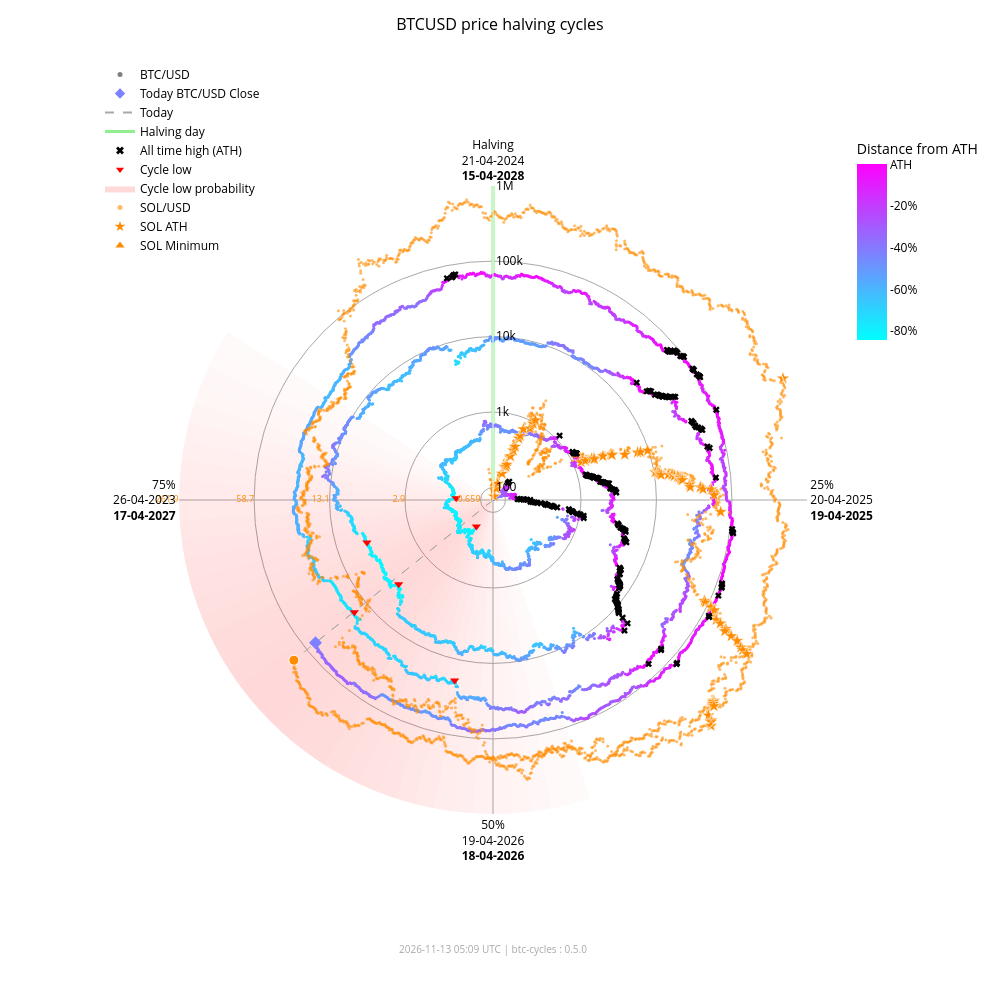

The notebook cell saved with this chart:
### Markdown cell above
### Interactive chart with overlay

### Code cell
fig_overlay_interactive = btc.plot(
    kind="interactive",
    from_date="2012-11-28",
    overlay=sol,
)
fig_overlay_interactive.show(config={"scrollZoom": True, "displayModeBar": True})

### Figure 1 — Plotly figure (JSON) as saved in the notebook; plotly's stock layout.template omitted (floating-point values rounded to 4 significant figures; data arrays with more than 128 entries replaced by an {"elided": "..."} marker saying what was removed)
{"data": [{"fill": "toself", "fillcolor": "rgba(255,0,0,0.018306980149439524)", "hoverinfo": "skip", "line": {"width": 0}, "mode": "lines", "r": [68.43, 1000000, 1000000, 68.43, 68.43], "showlegend": false, "theta": [162.0, 162.0, 165.6, 165.6, 162.0], "type": "scatterpolar"}, {"fill": "toself", "fillcolor": "rgba(255,0,0,0.02405911634527998)", "hoverinfo": "skip", "line": {"width": 0}, "mode": "lines", "r": [68.43, 1000000, 1000000, 68.43, 68.43], "showlegend": false, "theta": [165.6, 165.6, 169.2, 169.2, 165.6], "type": "scatterpolar"}, {"fill": "toself", "fillcolor": "rgba(255,0,0,0.030803449372254352)", "hoverinfo": "skip", "line": {"width": 0}, "mode": "lines", "r": [68.43, 1000000, 1000000, 68.43, 68.43], "showlegend": false, "theta": [169.2, 169.2, 172.8, 172.8, 169.2], "type": "scatterpolar"}, {"fill": "toself", "fillcolor": "rgba(255,0,0,0.03847233586005252)", "hoverinfo": "skip", "line": {"width": 0}, "mode": "lines", "r": [68.43, 1000000, 1000000, 68.43, 68.43], "showlegend": false, "theta": [172.8, 172.8, 176.4, 176.4, 172.8], "type": "scatterpolar"}, {"fill": "toself", "fillcolor": "rgba(255,0,0,0.04694405159551339)", "hoverinfo": "skip", "line": {"width": 0}, "mode": "lines", "r": [68.43, 1000000, 1000000, 68.43, 68.43], "showlegend": false, "theta": [176.4, 176.4, 180.0, 180.0, 176.4], "type": "scatterpolar"}, {"fill": "toself", "fillcolor": "rgba(255,0,0,0.05605603979818329)", "hoverinfo": "skip", "line": {"width": 0}, "mode": "lines", "r": [68.43, 1000000, 1000000, 68.43, 68.43], "showlegend": false, "theta": [180.0, 180.0, 183.6, 183.6, 180.0], "type": "scatterpolar"}, {"fill": "toself", "fillcolor": "rgba(255,0,0,0.06562330627802694)", "hoverinfo": "skip", "line": {"width": 0}, "mode": "lines", "r": [68.43, 1000000, 1000000, 68.43, 68.43], "showlegend": false, "theta": [183.6, 183.6, 187.2, 187.2, 183.6], "type": "scatterpolar"}, {"fill": "toself", "fillcolor": "rgba(255,0,0,0.07545707932574237)", "hoverinfo": "skip", "line": {"width": 0}, "mode": "lines", "r": [68.43, 1000000, 1000000, 68.43, 68.43], "showlegend": false, "theta": [187.2, 187.2, 190.8, 190.8, 187.2], "type": "scatterpolar"}, {"fill": "toself", "fillcolor": "rgba(255,0,0,0.08537841060169407)", "hoverinfo": "skip", "line": {"width": 0}, "mode": "lines", "r": [68.43, 1000000, 1000000, 68.43, 68.43], "showlegend": false, "theta": [190.8, 190.8, 194.4, 194.4, 190.8], "type": "scatterpolar"}, {"fill": "toself", "fillcolor": "rgba(255,0,0,0.09522272137134848)", "hoverinfo": "skip", "line": {"width": 0}, "mode": "lines", "r": [68.43, 1000000, 1000000, 68.43, 68.43], "showlegend": false, "theta": [194.4, 194.4, 198.0, 198.0, 194.4], "type": "scatterpolar"}, {"fill": "toself", "fillcolor": "rgba(255,0,0,0.10483418800389058)", "hoverinfo": "skip", "line": {"width": 0}, "mode": "lines", "r": [68.43, 1000000, 1000000, 68.43, 68.43], "showlegend": false, "theta": [198.0, 198.0, 201.6, 201.6, 198.0], "type": "scatterpolar"}, {"fill": "toself", "fillcolor": "rgba(255,0,0,0.11405248627197925)", "hoverinfo": "skip", "line": {"width": 0}, "mode": "lines", "r": [68.43, 1000000, 1000000, 68.43, 68.43], "showlegend": false, "theta": [201.6, 201.6, 205.2, 205.2, 201.6], "type": "scatterpolar"}, {"fill": "toself", "fillcolor": "rgba(255,0,0,0.12269756305009562)", "hoverinfo": "skip", "line": {"width": 0}, "mode": "lines", "r": [68.43, 1000000, 1000000, 68.43, 68.43], "showlegend": false, "theta": [205.2, 205.2, 208.8, 208.8, 205.2], "type": "scatterpolar"}, {"fill": "toself", "fillcolor": "rgba(255,0,0,0.13055959037792858)", "hoverinfo": "skip", "line": {"width": 0}, "mode": "lines", "r": [68.43, 1000000, 1000000, 68.43, 68.43], "showlegend": false, "theta": [208.8, 208.8, 212.4, 212.4, 208.8], "type": "scatterpolar"}, {"fill": "toself", "fillcolor": "rgba(255,0,0,0.13740037014073872)", "hoverinfo": "skip", "line": {"width": 0}, "mode": "lines", "r": [68.43, 1000000, 1000000, 68.43, 68.43], "showlegend": false, "theta": [212.4, 212.4, 216.0, 216.0, 212.4], "type": "scatterpolar"}, {"fill": "toself", "fillcolor": "rgba(255,0,0,0.14296927208088228)", "hoverinfo": "skip", "line": {"width": 0}, "mode": "lines", "r": [68.43, 1000000, 1000000, 68.43, 68.43], "showlegend": false, "theta": [216.0, 216.0, 219.6, 219.6, 216.0], "type": "scatterpolar"}, {"fill": "toself", "fillcolor": "rgba(255,0,0,0.14703219887325494)", "hoverinfo": "skip", "line": {"width": 0}, "mode": "lines", "r": [68.43, 1000000, 1000000, 68.43, 68.43], "showlegend": false, "theta": [219.6, 219.6, 223.2, 223.2, 219.6], "type": "scatterpolar"}, {"fill": "toself", "fillcolor": "rgba(255,0,0,0.14940752827264187)", "hoverinfo": "skip", "line": {"width": 0}, "mode": "lines", "r": [68.43, 1000000, 1000000, 68.43, 68.43], "showlegend": false, "theta": [223.2, 223.2, 226.8, 226.8, 223.2], "type": "scatterpolar"}, {"fill": "toself", "fillcolor": "rgba(255,0,0,0.15)", "hoverinfo": "skip", "line": {"width": 0}, "mode": "lines", "r": [68.43, 1000000, 1000000, 68.43, 68.43], "showlegend": false, "theta": [226.8, 226.8, 230.4, 230.4, 226.8], "type": "scatterpolar"}, {"fill": "toself", "fillcolor": "rgba(255,0,0,0.14882314851976614)", "hoverinfo": "skip", "line": {"width": 0}, "mode": "lines", "r": [68.43, 1000000, 1000000, 68.43, 68.43], "showlegend": false, "theta": [230.4, 230.4, 234.0, 234.0, 230.4], "type": "scatterpolar"}, {"fill": "toself", "fillcolor": "rgba(255,0,0,0.14600334989350275)", "hoverinfo": "skip", "line": {"width": 0}, "mode": "lines", "r": [68.43, 1000000, 1000000, 68.43, 68.43], "showlegend": false, "theta": [234.0, 234.0, 237.6, 237.6, 234.0], "type": "scatterpolar"}, {"fill": "toself", "fillcolor": "rgba(255,0,0,0.14176315293000513)", "hoverinfo": "skip", "line": {"width": 0}, "mode": "lines", "r": [68.43, 1000000, 1000000, 68.43, 68.43], "showlegend": false, "theta": [237.6, 237.6, 241.2, 241.2, 237.6], "type": "scatterpolar"}, {"fill": "toself", "fillcolor": "rgba(255,0,0,0.1363869302869166)", "hoverinfo": "skip", "line": {"width": 0}, "mode": "lines", "r": [68.43, 1000000, 1000000, 68.43, 68.43], "showlegend": false, "theta": [241.2, 241.2, 244.8, 244.8, 241.2], "type": "scatterpolar"}, {"fill": "toself", "fillcolor": "rgba(255,0,0,0.13017643696734477)", "hoverinfo": "skip", "line": {"width": 0}, "mode": "lines", "r": [68.43, 1000000, 1000000, 68.43, 68.43], "showlegend": false, "theta": [244.8, 244.8, 248.4, 248.4, 244.8], "type": "scatterpolar"}, {"fill": "toself", "fillcolor": "rgba(255,0,0,0.1234063302665758)", "hoverinfo": "skip", "line": {"width": 0}, "mode": "lines", "r": [68.43, 1000000, 1000000, 68.43, 68.43], "showlegend": false, "theta": [248.4, 248.4, 252.0, 252.0, 248.4], "type": "scatterpolar"}, {"fill": "toself", "fillcolor": "rgba(255,0,0,0.11628949020714345)", "hoverinfo": "skip", "line": {"width": 0}, "mode": "lines", "r": [68.43, 1000000, 1000000, 68.43, 68.43], "showlegend": false, "theta": [252.0, 252.0, 255.6, 255.6, 252.0], "type": "scatterpolar"}, {"fill": "toself", "fillcolor": "rgba(255,0,0,0.108959277972535)", "hoverinfo": "skip", "line": {"width": 0}, "mode": "lines", "r": [68.43, 1000000, 1000000, 68.43, 68.43], "showlegend": false, "theta": [255.6, 255.6, 259.2, 259.2, 255.6], "type": "scatterpolar"}, {"fill": "toself", "fillcolor": "rgba(255,0,0,0.1014715299920515)", "hoverinfo": "skip", "line": {"width": 0}, "mode": "lines", "r": [68.43, 1000000, 1000000, 68.43, 68.43], "showlegend": false, "theta": [259.2, 259.2, 262.8, 262.8, 259.2], "type": "scatterpolar"}, {"fill": "toself", "fillcolor": "rgba(255,0,0,0.09382430417652897)", "hoverinfo": "skip", "line": {"width": 0}, "mode": "lines", "r": [68.43, 1000000, 1000000, 68.43, 68.43], "showlegend": false, "theta": [262.8, 262.8, 266.4, 266.4, 262.8], "type": "scatterpolar"}, {"fill": "toself", "fillcolor": "rgba(255,0,0,0.08598937207621672)", "hoverinfo": "skip", "line": {"width": 0}, "mode": "lines", "r": [68.43, 1000000, 1000000, 68.43, 68.43], "showlegend": false, "theta": [266.4, 266.4, 270.0, 270.0, 266.4], "type": "scatterpolar"}, {"fill": "toself", "fillcolor": "rgba(255,0,0,0.07794710108398434)", "hoverinfo": "skip", "line": {"width": 0}, "mode": "lines", "r": [68.43, 1000000, 1000000, 68.43, 68.43], "showlegend": false, "theta": [270.0, 270.0, 273.6, 273.6, 270.0], "type": "scatterpolar"}, {"fill": "toself", "fillcolor": "rgba(255,0,0,0.06971614429145927)", "hoverinfo": "skip", "line": {"width": 0}, "mode": "lines", "r": [68.43, 1000000, 1000000, 68.43, 68.43], "showlegend": false, "theta": [273.6, 273.6, 277.2, 277.2, 273.6], "type": "scatterpolar"}, {"fill": "toself", "fillcolor": "rgba(255,0,0,0.061371174705723626)", "hoverinfo": "skip", "line": {"width": 0}, "mode": "lines", "r": [68.43, 1000000, 1000000, 68.43, 68.43], "showlegend": false, "theta": [277.2, 277.2, 280.8, 280.8, 277.2], "type": "scatterpolar"}, {"fill": "toself", "fillcolor": "rgba(255,0,0,0.05304520605236535)", "hoverinfo": "skip", "line": {"width": 0}, "mode": "lines", "r": [68.43, 1000000, 1000000, 68.43, 68.43], "showlegend": false, "theta": [280.8, 280.8, 284.4, 284.4, 280.8], "type": "scatterpolar"}, {"fill": "toself", "fillcolor": "rgba(255,0,0,0.044916938988340704)", "hoverinfo": "skip", "line": {"width": 0}, "mode": "lines", "r": [68.43, 1000000, 1000000, 68.43, 68.43], "showlegend": false, "theta": [284.4, 284.4, 288.0, 288.0, 284.4], "type": "scatterpolar"}, {"fill": "toself", "fillcolor": "rgba(255,0,0,0.0371870550186571)", "hoverinfo": "skip", "line": {"width": 0}, "mode": "lines", "r": [68.43, 1000000, 1000000, 68.43, 68.43], "showlegend": false, "theta": [288.0, 288.0, 291.6, 291.6, 288.0], "type": "scatterpolar"}, {"fill": "toself", "fillcolor": "rgba(255,0,0,0.030049603184432498)", "hoverinfo": "skip", "line": {"width": 0}, "mode": "lines", "r": [68.43, 1000000, 1000000, 68.43, 68.43], "showlegend": false, "theta": [291.6, 291.6, 295.2, 295.2, 291.6], "type": "scatterpolar"}, {"fill": "toself", "fillcolor": "rgba(255,0,0,0.023665126797805223)", "hoverinfo": "skip", "line": {"width": 0}, "mode": "lines", "r": [68.43, 1000000, 1000000, 68.43, 68.43], "showlegend": false, "theta": [295.2, 295.2, 298.8, 298.8, 295.2], "type": "scatterpolar"}, {"fill": "toself", "fillcolor": "rgba(255,0,0,0.018141004067302662)", "hoverinfo": "skip", "line": {"width": 0}, "mode": "lines", "r": [68.43, 1000000, 1000000, 68.43, 68.43], "showlegend": false, "theta": [298.8, 298.8, 302.4, 302.4, 298.8], "type": "scatterpolar"}, {"hoverinfo": "skip", "line": {"color": "darkgrey", "dash": "dash", "width": 1}, "mode": "lines", "r": [68.43, 71340.0], "showlegend": false, "theta": [231.2, 231.2], "type": "scatterpolar"}, {"hoverinfo": "skip", "line": {"color": "darkgrey", "dash": "dash", "width": 1}, "mode": "lines", "r": [68.43, 166400.0], "showlegend": false, "theta": [231.2, 231.2], "type": "scatterpolar"}, {"hoverinfo": "skip", "line": {"color": "lightgreen", "width": 3}, "mode": "lines", "r": [68.43, 1000000], "showlegend": false, "theta": [0, 0], "type": "scatterpolar"}, {"hoverinfo": "text", "marker": {"color": {"elided": "4948 str values"}, "size": 3}, "mode": "markers", "r": {"elided": "4948 float values"}, "showlegend": false, "text": {"elided": "4948 str values"}, "theta": {"elided": "4948 float values"}, "type": "scatterpolar"}, {"hoverinfo": "text", "marker": {"color": "#FF8C00", "opacity": 0.6, "size": 3}, "mode": "markers", "r": {"elided": "2408 float values"}, "showlegend": false, "text": {"elided": "2408 str values"}, "theta": {"elided": "2408 float values"}, "type": "scatterpolar"}, {"hoverinfo": "text", "marker": {"color": "#7e81ff", "size": 10, "symbol": "diamond"}, "mode": "markers", "r": [71340.0], "showlegend": false, "text": ["Today<br>Date: 2026-11-12<br>Price: $71,342.97"], "theta": [231.2], "type": "scatterpolar"}, {"hoverinfo": "text", "marker": {"color": "#FF8C00", "line": {"color": "white", "width": 1}, "size": 10, "symbol": "circle"}, "mode": "markers", "r": [166400.0], "showlegend": false, "text": ["Today SOL<br>Date: 2026-11-12<br>Price: $81.66"], "theta": [231.2], "type": "scatterpolar"}, {"hoverinfo": "text", "marker": {"color": "#FF8C00", "line": {"color": "white", "width": 0.5}, "size": 10, "symbol": "star"}, "mode": "markers", "r": [68.43, 76.69, 98.28, 115.1, 160.2, 199.2, 200.3, 203.8, 217.3, 287.8, 349.8, 397.3, 523.3, 573.2, 718.1, 798.5, 948.0, 1078.0, 1271.0, 1461.0, 1785.0, 1908.0, 1917.0, 2530.0, 3215.0, 3302.0, 3322.0, 4795.0, 7121.0, 7760.0, 9679.0, 10370.0, 11210.0, 11600.0, 11830.0, 12190.0, 15220.0, 16990.0, 18090.0, 20010.0, 20730.0, 21720.0, 21920.0, 22700.0, 28100.0, 28410.0, 38550.0, 41750.0, 54000.0, 58230.0, 71670.0, 86520.0, 90770.0, 111800.0, 112400.0, 128500.0, 155700.0, 182600.0, 229400.0, 231200.0, 295100.0, 371400.0, 451600.0, 493500.0, 583700.0, 612100.0, 618900.0, 644000.0, 686600.0, 744100.0, 879500.0, 907500.0, 980900.0, 1000000.0], "showlegend": false, "text": ["SOL ATH<br>Date: 2020-04-10<br>Price: $0.95", "SOL ATH<br>Date: 2020-07-12<br>Price: $1.02", "SOL ATH<br>Date: 2020-07-13<br>Price: $1.18", "SOL ATH<br>Date: 2020-07-15<br>Price: $1.29", "SOL ATH<br>Date: 2020-07-26<br>Price: $1.57", "SOL ATH<br>Date: 2020-07-27<br>Price: $1.78", "SOL ATH<br>Date: 2020-07-28<br>Price: $1.78", "SOL ATH<br>Date: 2020-08-03<br>Price: $1.80", "SOL ATH<br>Date: 2020-08-04<br>Price: $1.87", "SOL ATH<br>Date: 2020-08-06<br>Price: $2.21", "SOL ATH<br>Date: 2020-08-08<br>Price: $2.47", "SOL ATH<br>Date: 2020-08-09<br>Price: $2.67", "SOL ATH<br>Date: 2020-08-10<br>Price: $3.13", "SOL ATH<br>Date: 2020-08-11<br>Price: $3.30", "SOL ATH<br>Date: 2020-08-12<br>Price: $3.77", "SOL ATH<br>Date: 2020-08-28<br>Price: $4.01", "SOL ATH<br>Date: 2020-08-30<br>Price: $4.44", "SOL ATH<br>Date: 2020-08-31<br>Price: $4.78", "SOL ATH<br>Date: 2021-02-02<br>Price: $5.27", "SOL ATH<br>Date: 2021-02-03<br>Price: $5.72", "SOL ATH<br>Date: 2021-02-04<br>Price: $6.43", "SOL ATH<br>Date: 2021-02-05<br>Price: $6.68", "SOL ATH<br>Date: 2021-02-07<br>Price: $6.70", "SOL ATH<br>Date: 2021-02-08<br>Price: $7.88", "SOL ATH<br>Date: 2021-02-10<br>Price: $9.07", "SOL ATH<br>Date: 2021-02-11<br>Price: $9.22", "SOL ATH<br>Date: 2021-02-12<br>Price: $9.25", "SOL ATH<br>Date: 2021-02-19<br>Price: $11.47", "SOL ATH<br>Date: 2021-02-22<br>Price: $14.45", "SOL ATH<br>Date: 2021-02-23<br>Price: $15.20", "SOL ATH<br>Date: 2021-02-24<br>Price: $17.30", "SOL ATH<br>Date: 2021-03-28<br>Price: $18.02", "SOL ATH<br>Date: 2021-03-29<br>Price: $18.85", "SOL ATH<br>Date: 2021-03-30<br>Price: $19.23", "SOL ATH<br>Date: 2021-03-31<br>Price: $19.47", "SOL ATH<br>Date: 2021-04-02<br>Price: $19.81", "SOL ATH<br>Date: 2021-04-03<br>Price: $22.55", "SOL ATH<br>Date: 2021-04-04<br>Price: $24.06", "SOL ATH<br>Date: 2021-04-06<br>Price: $24.96", "SOL ATH<br>Date: 2021-04-07<br>Price: $26.48", "SOL ATH<br>Date: 2021-04-08<br>Price: $27.03", "SOL ATH<br>Date: 2021-04-09<br>Price: $27.78", "SOL ATH<br>Date: 2021-04-11<br>Price: $27.93", "SOL ATH<br>Date: 2021-04-12<br>Price: $28.51", "SOL ATH<br>Date: 2021-04-18<br>Price: $32.30", "SOL ATH<br>Date: 2021-04-21<br>Price: $32.51", "SOL ATH<br>Date: 2021-04-22<br>Price: $38.88", "SOL ATH<br>Date: 2021-04-24<br>Price: $40.74", "SOL ATH<br>Date: 2021-04-25<br>Price: $47.37", "SOL ATH<br>Date: 2021-05-01<br>Price: $49.51", "SOL ATH<br>Date: 2021-05-18<br>Price: $55.91", "SOL ATH<br>Date: 2021-08-16<br>Price: $62.43", "SOL ATH<br>Date: 2021-08-17<br>Price: $64.21", "SOL ATH<br>Date: 2021-08-18<br>Price: $72.54", "SOL ATH<br>Date: 2021-08-19<br>Price: $72.76", "SOL ATH<br>Date: 2021-08-20<br>Price: $78.72", "SOL ATH<br>Date: 2021-08-27<br>Price: $88.09", "SOL ATH<br>Date: 2021-08-28<br>Price: $96.70", "SOL ATH<br>Date: 2021-08-30<br>Price: $110.54", "SOL ATH<br>Date: 2021-09-01<br>Price: $111.03", "SOL ATH<br>Date: 2021-09-02<br>Price: $128.10", "SOL ATH<br>Date: 2021-09-03<br>Price: $146.58", "SOL ATH<br>Date: 2021-09-06<br>Price: $164.38", "SOL ATH<br>Date: 2021-09-07<br>Price: $173.15", "SOL ATH<br>Date: 2021-09-08<br>Price: $191.04", "SOL ATH<br>Date: 2021-10-22<br>Price: $196.43", "SOL ATH<br>Date: 2021-10-23<br>Price: $197.70", "SOL ATH<br>Date: 2021-10-24<br>Price: $202.36", "SOL ATH<br>Date: 2021-10-25<br>Price: $210.10", "SOL ATH<br>Date: 2021-11-02<br>Price: $220.24", "SOL ATH<br>Date: 2021-11-03<br>Price: $242.90", "SOL ATH<br>Date: 2021-11-04<br>Price: $247.39", "SOL ATH<br>Date: 2021-11-06<br>Price: $258.93", "SOL ATH<br>Date: 2025-01-18<br>Price: $261.87"], "theta": [352.0, 15.5, 15.75, 16.25, 19.0, 19.25, 19.5, 21.0, 21.25, 21.75, 22.25, 22.5, 22.75, 23.0, 23.25, 27.25, 27.75, 28.0, 66.75, 67.0, 67.25, 67.5, 68.0, 68.25, 68.75, 69.0, 69.25, 71.0, 71.75, 72.0, 72.25, 80.25, 80.5, 80.75, 81.0, 81.5, 81.75, 82.0, 82.5, 82.75, 83.0, 83.25, 83.75, 84.0, 85.5, 86.25, 86.5, 87.0, 87.25, 88.75, 93.0, 115.5, 115.8, 116.0, 116.2, 116.5, 118.2, 118.5, 119.0, 119.5, 119.8, 120.0, 120.7, 121.0, 121.3, 132.2, 132.5, 132.8, 133.0, 135.0, 135.2, 135.5, 136.0, 67.25], "type": "scatterpolar"}, {"hoverinfo": "text", "marker": {"color": "#FF8C00", "line": {"color": "white", "width": 0.5}, "size": 10, "symbol": "triangle-up"}, "mode": "markers", "r": [68.43], "showlegend": false, "text": ["SOL Minimum<br>Date: 2020-05-11<br>Price: $0.52"], "theta": [0.0], "type": "scatterpolar"}, {"hoverinfo": "text", "marker": {"color": "black", "size": 6, "symbol": "x"}, "mode": "markers", "r": {"elided": "182 float values"}, "showlegend": false, "text": {"elided": "182 str values"}, "theta": {"elided": "182 float values"}, "type": "scatterpolar"}, {"hoverinfo": "text", "marker": {"color": "red", "size": 8, "symbol": "triangle-down"}, "mode": "markers", "r": [178.1, 210.5, 3237.0, 3961.0, 19020.0, 15790.0], "showlegend": false, "text": ["Cycle Low<br>Date: 2015-01-14<br>Price: $178.10<br>ATH distance: -84.5%", "Cycle Low<br>Date: 2015-08-24<br>Price: $210.49<br>ATH distance: -81.7%", "Cycle Low<br>Date: 2018-12-15<br>Price: $3,236.76<br>ATH distance: -83.4%", "Cycle Low<br>Date: 2019-03-15<br>Price: $3,960.91<br>ATH distance: -79.7%", "Cycle Low<br>Date: 2022-06-18<br>Price: $19,017.64<br>ATH distance: -71.9%", "Cycle Low<br>Date: 2022-11-21<br>Price: $15,787.28<br>ATH distance: -76.6%"], "theta": [212.1, 272.7, 228.3, 251.4, 192.0, 231.0], "type": "scatterpolar"}, {"marker": {"color": "grey", "size": 5}, "mode": "markers", "name": "BTC/USD", "r": [null], "theta": [null], "type": "scatterpolar"}, {"marker": {"color": "#7e81ff", "size": 8, "symbol": "diamond"}, "mode": "markers", "name": "Today BTC/USD Close", "r": [null], "theta": [null], "type": "scatterpolar"}, {"line": {"color": "darkgrey", "dash": "dash"}, "mode": "lines", "name": "Today", "r": [null], "theta": [null], "type": "scatterpolar"}, {"line": {"color": "lightgreen", "width": 3}, "mode": "lines", "name": "Halving day", "r": [null], "theta": [null], "type": "scatterpolar"}, {"marker": {"color": "black", "size": 7, "symbol": "x"}, "mode": "markers", "name": "All time high (ATH)", "r": [null], "theta": [null], "type": "scatterpolar"}, {"marker": {"color": "red", "size": 7, "symbol": "triangle-down"}, "mode": "markers", "name": "Cycle low", "r": [null], "theta": [null], "type": "scatterpolar"}, {"fill": "toself", "fillcolor": "rgba(255,0,0,0.15)", "line": {"width": 0}, "mode": "lines", "name": "Cycle low probability", "r": [null], "theta": [null], "type": "scatterpolar"}, {"marker": {"color": "#FF8C00", "opacity": 0.6, "size": 5}, "mode": "markers", "name": "SOL/USD", "r": [null], "theta": [null], "type": "scatterpolar"}, {"marker": {"color": "#FF8C00", "size": 8, "symbol": "star"}, "mode": "markers", "name": "SOL ATH", "r": [null], "theta": [null], "type": "scatterpolar"}, {"marker": {"color": "#FF8C00", "size": 8, "symbol": "triangle-up"}, "mode": "markers", "name": "SOL Minimum", "r": [null], "theta": [null], "type": "scatterpolar"}, {"hoverinfo": "skip", "marker": {"cmax": 0, "cmin": -0.8453, "color": [0], "colorbar": {"len": 0.25, "ticktext": ["ATH", "-20%", "-40%", "-60%", "-80%", "-100%"], "tickvals": [0, -0.2, -0.4, -0.6, -0.8, -1.0], "title": {"text": "Distance from ATH"}, "x": 0.95, "y": 0.92, "yanchor": "top"}, "colorscale": {"elided": "256x2 mixed values"}, "showscale": true, "size": 0}, "mode": "markers", "r": [null], "showlegend": false, "theta": [null], "type": "scatterpolar"}, {"hoverinfo": "skip", "mode": "text", "r": [100, 1000, 10000, 100000, 1000000], "showlegend": false, "text": ["0.659", "2.9", "13.1", "58.7", "261.9"], "textfont": {"color": "#FF8C00", "size": 9}, "textposition": "middle left", "theta": [270, 270, 270, 270, 270], "type": "scatterpolar"}], "layout": {"annotations": [{"font": {"color": "darkgrey", "size": 10}, "showarrow": false, "text": "2026-11-13 05:09 UTC | btc-cycles : 0.5.0", "x": 0.5, "xref": "paper", "y": -0.02, "yref": "paper"}], "font": {"color": "black"}, "height": 1000, "legend": {"bgcolor": "rgba(0,0,0,0)", "font": {"color": "black"}, "x": 0.0, "y": 1.0}, "margin": {"b": 60, "l": 100, "r": 80, "t": 60}, "paper_bgcolor": "white", "plot_bgcolor": "white", "polar": {"angularaxis": {"color": "black", "direction": "clockwise", "gridcolor": "darkgrey", "rotation": 90, "ticktext": ["Halving<br>21-04-2024<br><b>15-04-2028</b>", "25%<br>20-04-2025<br><b>19-04-2025</b>", "50%<br>19-04-2026<br><b>18-04-2026</b>", "75%<br>26-04-2023<br><b>17-04-2027</b>"], "tickvals": [0, 90, 180, 270]}, "bgcolor": "white", "domain": {"x": [0.1, 0.9], "y": [0.05, 0.95]}, "radialaxis": {"angle": 90, "color": "black", "gridcolor": "darkgrey", "range": [1.835, 6.0], "tickangle": 90, "ticktext": ["100", "1k", "10k", "100k", "1M"], "tickvals": [100, 1000, 10000, 100000, 1000000], "type": "log"}}, "title": {"font": {"color": "black", "size": 16}, "text": "BTCUSD price halving cycles", "x": 0.5}, "width": 1000}}
